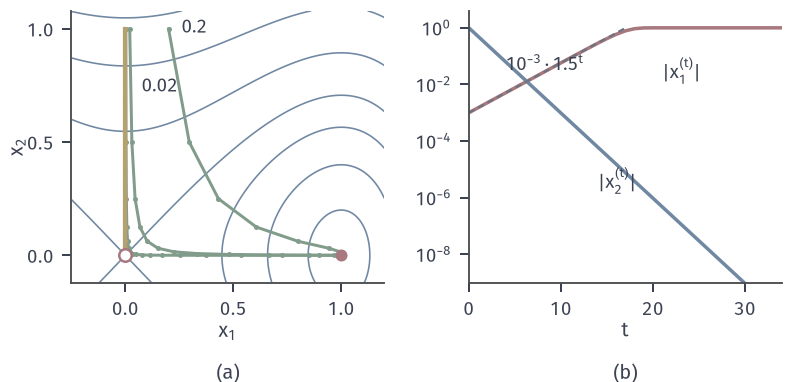

Generate this figure with Python:
from pathlib import Path
import sys
ROOT = next(p for p in Path(__file__).resolve().parents if (p/'build.sh').is_file() and (p/'tex/book.tex').is_file())
sys.path.insert(0, str(ROOT/'figures/00-shared/mathematical-preliminaries-upper/00-shared/comprehension-figures'))
from support import figure, save, BLUE, GREEN, YELLOW, RED, PURPLE, INK, MUTED, GRID, BLUE_FILL, GREEN_FILL, YELLOW_FILL, RED_FILL, PURPLE_FILL
import numpy as np
HERE = Path(__file__).resolve().parent
STROKE = '#4C4D4F'
def panel(fig, left, right, top, bottom, wspace=.25, hspace=.2):
    fig.set_layout_engine(None)
    fig.subplots_adjust(left=left, right=right, top=top, bottom=bottom, wspace=wspace, hspace=hspace)
def tag(fig, ax, s, y=.05):
    p = ax.get_position(); fig.text((p.x0+p.x1)/2, y, s, ha='center', va='top')
# 贯穿例 f(x)=(x1^2-1)^2/4+x2^2/2，L=2 与 M=6 在 |x1|<=1 上成立，alpha=1/2。
def F(x): return .25*(x[0]**2-1)**2+.5*x[1]**2
def G(x): return np.array([x[0]**3-x[0],x[1]])
LEV=[.02,.08,.16,.25,.4,.65,1,1.5]
def contour(ax,xr,yr,levels=LEV):
    X,Y=np.meshgrid(np.linspace(*xr,700),np.linspace(*yr,500))
    ax.contour(X,Y,.25*(X**2-1)**2+.5*Y**2,levels=levels,colors=[BLUE],linewidths=.65)
def minima(ax,pts=((1,0),(-1,0))):
    for x,y in pts: ax.plot([x],[y],'o',ms=4.8,color=RED,mew=0,zorder=6)
def saddle(ax,x=0,y=0): ax.plot([x],[y],'o',mfc='white',mec=RED,ms=5,mew=1,zorder=7)
fig,(a,b)=figure(width_mm=112,height_mm=54,ncols=2); panel(fig,.09,.985,.97,.26,wspace=.27)
contour(a,(-.25,1.2),(-.12,1.08),levels=[.02,.08,.16,.25,.4,.6,.8]); minima(a,((1,0),)); saddle(a)
for s,c,lw in ((.2,GREEN,1.2),(.02,GREEN,1.2),(.002,GREEN,1.2),(0.,YELLOW,1.7)):
    x=np.array([s,1.]); P=[x]
    for t in range(40): x=x-.5*G(x); P.append(x)
    P=np.array(P); a.plot(P[:,0],P[:,1],'-',color=c,lw=lw,zorder=4); a.plot(P[:,0],P[:,1],'o',color=c,ms=2,mew=0,zorder=4)
a.text(.26,.98,'$0.2$',fontsize=7.5); a.text(.075,.72,'$0.02$',fontsize=7.5)
a.set_xlim(-.25,1.2); a.set_ylim(-.12,1.08); a.set_xlabel('$x_1$',labelpad=1); a.set_ylabel('$x_2$',labelpad=0); a.set_xticks([0,.5,1]); a.set_yticks([0,.5,1])
x=np.array([1e-3,1.]); P=[x]
for t in range(34): x=x-.5*G(x); P.append(x)
P=np.array(P); T=np.arange(len(P))
b.semilogy(T,np.abs(P[:,0]),color=RED,lw=1.4); b.semilogy(T,np.abs(P[:,1]),color=BLUE,lw=1.4)
b.semilogy(T[:18],1e-3*1.5**T[:18],color=MUTED,lw=.85,ls=(0,(3,2)))
b.text(21,.008*2.1,'$\\vert x_1^{(t)}\\vert$',fontsize=7.5); b.text(14,2.2e-6,'$\\vert x_2^{(t)}\\vert$',fontsize=7.5); b.text(4,3e-2,'$10^{-3}\\cdot 1.5^t$',fontsize=7.5)
b.set_ylim(1e-9,4); b.set_xlim(0,34); b.set_xlabel('$t$',labelpad=1); tag(fig,a,'(a)'); tag(fig,b,'(b)')
save(fig,HERE,'figure',{'alpha':.5,'x0':'(s,1)'})
